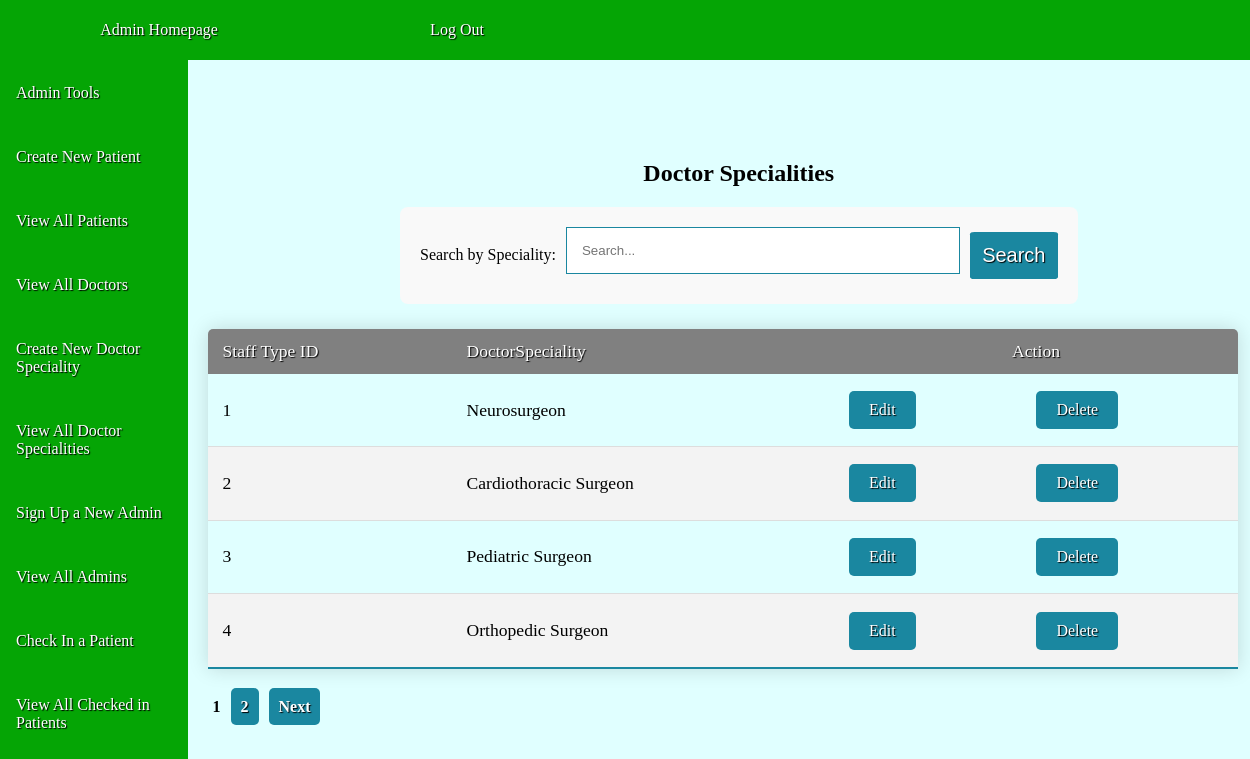
/viewDoctorSpecialities.php, run on the app's committed database.
### tables this page shows
CREATE TABLE IF NOT EXISTS StaffType 
(
staffTypeID INTEGER PRIMARY KEY AUTO_INCREMENT,
stSpeciality TEXT NOT NULL UNIQUE
);

### viewDoctorSpecialities.php (the view, shortened to what this page needs)
<!DOCTYPE html>
<html lang="en">
<head>
    <link rel="stylesheet" href="style.css" />
</head>
<body>
    <?php
    include("adminNavBar.php");
    ?>
    <div class="main" role="main">
        <div>
            <h2 class="centered-header">Doctor Specialities</h2>
        </div>
        <?php
        require_once('db_connect.php');
        $search=$_GET['search'] ?? '';
        $searchParam= "%" . $search . "%";
        $records_per_page=4;
        $current_page=isset($_GET['page']) ? intval($_GET['page']) : 1;
        $offset=($current_page-1)*$records_per_page;
        if (!empty($search)){
            $stmt=$conn->prepare("SELECT
                COUNT(*) AS total
                FROM StaffType
                WHERE stSpeciality LIKE ?
            ");
            $stmt->bind_param("s", $searchParam);
            $stmt->execute();
            $total_result=$stmt->get_result();
            $total_row = $total_result->fetch_assoc();
            $total_records = $total_row['total'];
            $stmt = $conn->prepare("SELECT
                staffTypeID,
                stSpeciality
                FROM StaffType
                WHERE stSpeciality LIKE ?
                ORDER BY staffTypeID
                LIMIT ?
                OFFSET ?
            ");
            $stmt->bind_param("sii", $searchParam, $records_per_page, $offset);
            $stmt->execute();
            $result=$stmt->get_result();
        } else{
            $stmt=$conn->prepare("SELECT
                COUNT(*) AS total
                FROM StaffType
            ");
            $stmt->execute();
            $total_result=$stmt->get_result();
            $total_row = $total_result->fetch_assoc();
            $total_records = $total_row['total'];
            $stmt = $conn->prepare("SELECT
                staffTypeID,
                stSpeciality
                FROM StaffType
                ORDER BY staffTypeID
                LIMIT ?
                OFFSET ?
            ");
            $stmt->bind_param("ii", $records_per_page, $offset);
            $stmt->execute();
            $result=$stmt->get_result();
        }
        $total_pages = ceil($total_records / $records_per_page);
        echo "
        <form method='get' class='search-form'>
            <label for='search'>Search by Speciality:</label>
            <input type='text' name='search' placeholder='Search...'
            value='" . htmlspecialchars($_GET['search'] ?? '') . "'>
            <button class='search-btn' type='submit'>Search</button>
        </form>";
        echo "<table>";
        echo "
        <thead>
            <tr>
                <td>Staff Type ID</td>
                <td>DoctorSpeciality</td>
                <td style='text-align: center' colspan='2'> Action </td>
            </tr>
        </thead>
        <tbody>";
        while ($row = $result->fetch_assoc()){
            $stafftypeid = $row['staffTypeID'];
            $speciality = $row['stSpeciality'];
            echo "
                <tr id='row-$stafftypeid'>
                    <td>$stafftypeid</td>
                    <td>$speciality</td>
                    <td><a class='action-button' href='updateDoctorSpeciality.php?staffTypeID=$stafftypeid'>Edit</a></td>
                    <td><a class='action-button' href='deleteDoctorSpeciality.php?staffTypeID=$stafftypeid'>Delete</a></td>
                </tr>";
            }
            echo "</tbody>
            </table>";
            echo"<div class='pagination'>";
            for ($i = 1; $i <= $total_pages; $i++) {
                if ($i == $current_page) {
                    echo "<strong>$i</strong>";
                } else {
                    echo "<a href='?page=$i&search=" . urlencode($search) . "'>$i</a>";
                }
            }
            if ($current_page < $total_pages) {
                $next_page = $current_page + 1;
                echo "<a href='?page=$next_page&search=" . urlencode($search) . "'>Next</a>";
            }
            echo "</div>";
        ?>
    </div>
</body>
</html>

### style.css (style rules this page uses)
body { font-family: 'Times New Roman', Times, serif; margin: 0; background-color:lightcyan; }
.main { margin-left: 15%; margin-top: 60px; padding: 20px; width: 85%; padding-top: 80px; display: block; }
.centered-header { text-align: center; }
button { display: block; width: 100%; min-height: 44px; padding: 12px; background-color: rgb(5, 165, 5); color: black; border: none; border-radius: 10%; cursor: pointer; color: black; margin: 10px auto; font-size: 20px; text-decoration: none; }
form button { display: block; width: 90%; background-color: rgb(5, 165, 5); color: white; border: none; border-radius: 5%; cursor: pointer; margin: auto; font-size: 20px; text-decoration: none; text-shadow: 1px 1px 1px black; }
.search-btn { width: auto; background-color: rgb(26, 135, 160); }
.search-form { display: flex; align-items: center; gap: 10px; width: 60%; }
.search-form input[type="text"] { flex: 1; width: auto; }
a { text-decoration: solid; }
form { width: 30%; height: auto; margin: 0 auto; padding: 20px; background: #f9f9f9; border-radius: 8px; }
input[type="text"], input[type="number"], input[type="date"], input[type="time"], input[type="email"], input[type="submit"] { width: calc(100% - 22px); padding: 15px; margin-bottom: 10px; border: 1px solid rgb(26, 135, 160); }
table { width: 97%; height: calc(50vh - 60px); border-collapse: collapse; margin: 25px 0; font-size: 1.1em; border-radius: 5px 5px 0 0; overflow: hidden; box-shadow: 0 0 20px rgba(0, 0, 0, 0.15); }
thead tr { text-shadow: 1px 1px 1px black; background-color: grey; color: #ffffff; text-align: left; }
td { padding: 12px 15px; }
tbody tr { border-bottom: 1px solid #dddddd; }
tbody tr:nth-of-type(even) { background-color: #f3f3f3; }
tbody tr:last-of-type { border-bottom: 2px solid rgb(26, 135, 160); }
.pagination a { display: inline; width:50%; height: 25%; background: rgb(26, 135, 160); padding: 10px; text-align: center; border-radius: 5px; font-weight: bold; line-height: 25px; margin: 0 5px; text-decoration: none; color:#ffffff; text-shadow: 1px 1px 1px black; }
.pagination strong { margin: 0 5px; font-weight: bold; }
.pagination { margin-left:auto; margin-right:auto; margin-top:10px; }
.action-button { display: inline-block; width: auto; padding: 10px 20px; background-color: rgb(26, 135, 160); border: none; border-radius: 5px; cursor: pointer; color: white; margin: auto; font-size: 16px; text-decoration: none; align-items: center; text-shadow: 1px 1px 1px black; }

### data on the page
stafftype: staffTypeID "1", stSpeciality "Neurosurgeon"
stafftype: staffTypeID "2", stSpeciality "Cardiothoracic Surgeon"
stafftype: staffTypeID "3", stSpeciality "Pediatric Surgeon"
stafftype: staffTypeID "4", stSpeciality "Orthopedic Surgeon"
